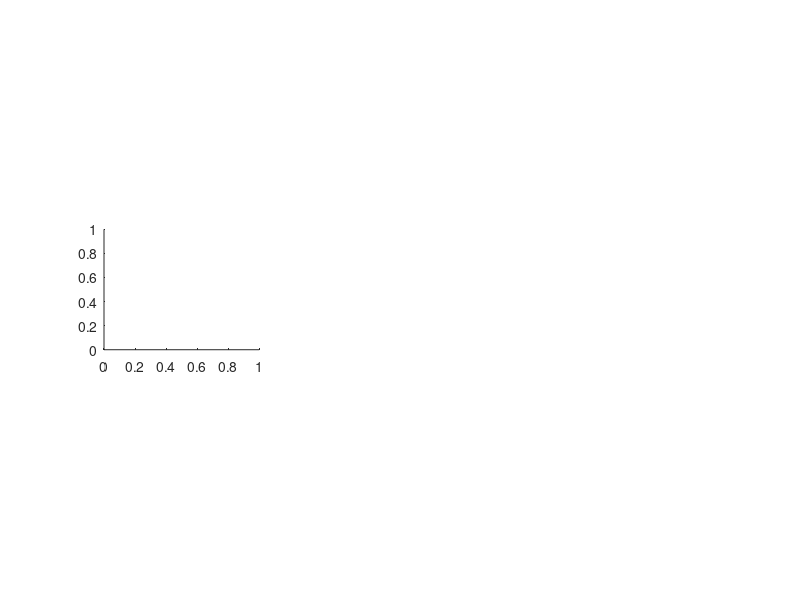

Here is the MATLAB script that generated this plot: (Note: this script raises an error after producing the figure.)
function plot_ARI_runtime_0B()
close all
noises = [0.01, 0.1, 0.2];
x = {5:5:30, 5:5:30, 5:5:20};
generation_method = {'Sigmoid', 'SuStaIn'};
generation_label = {'Sigmoid function','Piecewise linear function'};
clustering_method = {'FTR_MCEM','FTR_kmeans', 'sustain'};
color_area = {[70 240 240]./255, [220 190 255]./255, [250 190 212]./255};
color_line = {[0 0.4470 0.7410], [145 30 180]./255, [0.8500 0.3250 0.0980]};
shape_line = {'-',':x',':|'};


%% runtime
close all
figure;
hold on
nsubp = 4;
options = [];
hs_all = [];
for idxG = 1:length(generation_method)
    g_method = generation_method{idxG};
    idxN = 0;
    for n = noises
        idxN = idxN + 1;
        subplot(3,3,nsubp);
        nsubp = nsubp + 1;
        hs = [];
        for idxC = 1:length(clustering_method)
            options.color_area = color_area{idxC};
            options.color_line = color_line{idxC};
            options.plot_type = 'semilogx';
            options.line_shape = shape_line{idxC};
            options.line_width = 1;
            c_method = clustering_method{idxC};
            y = [];
            for b = x{idxC}
                y_b = [];
                result_dir = ['output/Synthetic_data/synthetic_data_',g_method,'/',g_method,'_b',...
                    int2str(b), '_n', num2str(n)];
                for f = 1:5
                    result_path = [result_dir, '_f', int2str(f), '/', c_method, '_result.csv'];
                    t = readmatrix(result_path);
                    y_b =  [y_b, log10(t(2))];
                end
                y = [y; y_b];
            end

            h = plot_uncertainty(x{idxC}, y', options);
            hold on;
            % h = plot(x{idxC},mean(y,2),shape_line{idxC},'Color',color_line{idxC},'LineWidth',1,'MarkerSize',3);
            hs = [hs, h];

            xlabel('Number of biomarkers');
            if idxN == 1
                ylabel({generation_label{idxG},'Running time (min)'});
            else
                ylabel('Running time (min)');
            end
            if idxG == 1 && idxN == 1 % 仅在第一个 noise 和 generation_method 时保存 legend handles
                hs_all = hs;
            end
            if idxG == 1
                title({['Noise = ',num2str(n * 5)],''})
            end
        end
        ylim([0 3.2])
        yticks([0,1,2,3])
        yticklabels({'10^0','10^1','10^2','10^3'})
    end
end
% 获取 subplot(3,3,4) 和 subplot(3,3,6) 的位置
pos_left = get(subplot(3,3,4), 'Position');
pos_right = get(subplot(3,3,6), 'Position');

% 创建 legend 并设置位置
leg = legend(hs_all, {'FTR (MCEM)','FTR (kmeans)','SuStaIn'}, 'Orientation', 'horizontal');
legend_position = get(leg, 'Position');
legend_position(1) = pos_left(1); % 左对齐到 subplot(3,3,4)
legend_position(3) = pos_right(1) + pos_right(3) - pos_left(1); % 宽度跨越到 subplot(3,3,6)
legend_position(2) = legend_position(2) + 0.13; % 向上移动 0.05（可以根据需要调整）
set(leg, 'Position', legend_position);

% subplot(3,3,2)
% legend(hs, {'FTR (MCEM)','FTR (kmeans)','SuStaIn'},'Location','bestoutside','Orientation','horizontal');
export_fig './figures/all/0B.jpg' -r500 -transparent

end

function h = plot_uncertainty(X, Y, options)
% Input:
%   X - 1 x N vector
%   Y - M x N matrix or 1 x N cell array

%% Default options
if nargin < 3
    options = [];
end

handle = parse_param(options, 'figure', gcf);
%color_area = parse_param(options, 'color_area', [128 193 219]./255);    % Blue theme
%color_line = parse_param(options, 'color_line', [ 52 148 186]./255);
%options.color_area = [243 169 114]./255;    % Orange theme
%options.color_line = [236 112  22]./255;
color_area = parse_param(options, 'color_area', [169,169,169]./255);    % Black theme
color_line = parse_param(options, 'color_line', [0 0 0]./255);
alpha = parse_param(options, 'alpha', 0.5);
line_width = parse_param(options, 'line_width', 2);
line_shape = parse_param(options, 'line_shape', '-');
marker_size = parse_param(options, 'marker_size', 3);
center_type = parse_param(options, 'center_type', 'mean');
error_type = parse_param(options, 'error_type', 'std');

plot_type = parse_param(options, 'plot_type', 'plot');

%%
if size(X,2) == 1
    Y = Y';
    X = X';
end

if ~iscell(Y) % Y is M x N
    Y1 = {};
    for i = 1:size(Y,2)
        Y1{i} = Y(:,i);
    end
    Y = Y1;
end


%% Computing the mean and standard deviation of the data matrix
data_center = [];

if strcmp(center_type, 'mean')
    for i = 1:length(Y)
        data_center(:,i) = mean(Y{i},1);
    end
elseif strcmp(center_type, 'median')
    for i = 1:length(Y)
        data_center(:,i) = median(Y{i},1);
    end
end

for i = 1:length(Y)
    data_std(:,i)  = std(Y{i},0,1);
end

% Type of error plot
switch(error_type)
    case 'std'
        error = data_std;
        upper_bd = data_center + error;
        bottom_bd = data_center - error;
    case 'q1-q3'
        for i = 1:length(Y)
            upper_bd(:,i) = quantile(Y{i}, 0.75);
            bottom_bd(:,i) = quantile(Y{i}, 0.25);
        end
    otherwise
end

% Plotting the result
figure(handle);

if strcmp(plot_type, 'plot')
    % plot(X, data_center, 'color', color_line, 'LineWidth', line_width);
elseif strcmp(plot_type, 'semilogx')
    h = semilogx(X, data_center, line_shape, 'color', color_line, 'linewidth', line_width, 'MarkerSize', marker_size);
    grid on
elseif strcmp(plot_type, 'loglog')
    h = loglog(X, data_center, line_shape, 'color', color_line, 'linewidth', line_width, 'MarkerSize', marker_size);
    grid on
end
hold on;

x_vector = [X, fliplr(X)];
patch = fill(x_vector, [upper_bd,fliplr(bottom_bd)], color_area);
set(patch, 'edgecolor', 'none');
set(patch, 'FaceAlpha', alpha);
hold off;

% send patch object to background
set(gca,'children',flipud(get(gca,'children')))

end
